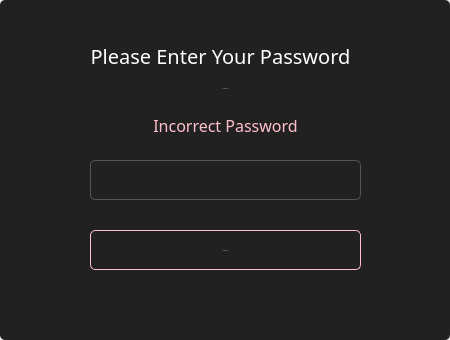
<?xml version="1.0" encoding="UTF-8"?>
<ui version="4.0">
 <class>PasswordDialog</class>
 <widget class="QDialog" name="PasswordDialog">
  <property name="geometry">
   <rect>
    <x>0</x>
    <y>0</y>
    <width>450</width>
    <height>340</height>
   </rect>
  </property>
  <property name="sizePolicy">
   <sizepolicy hsizetype="Preferred" vsizetype="Preferred">
    <horstretch>0</horstretch>
    <verstretch>0</verstretch>
   </sizepolicy>
  </property>
  <property name="minimumSize">
   <size>
    <width>450</width>
    <height>280</height>
   </size>
  </property>
  <property name="maximumSize">
   <size>
    <width>450</width>
    <height>350</height>
   </size>
  </property>
  <property name="font">
   <font>
    <family>Poppins</family>
    <pointsize>10</pointsize>
   </font>
  </property>
  <property name="windowTitle">
   <string>Enter password</string>
  </property>
  <property name="styleSheet">
   <string notr="true"/>
  </property>
  <layout class="QGridLayout" name="gridLayout">
   <property name="leftMargin">
    <number>0</number>
   </property>
   <property name="topMargin">
    <number>0</number>
   </property>
   <property name="rightMargin">
    <number>0</number>
   </property>
   <property name="bottomMargin">
    <number>0</number>
   </property>
   <item row="0" column="0">
    <widget class="QGroupBox" name="groupBox">
     <property name="minimumSize">
      <size>
       <width>450</width>
       <height>340</height>
      </size>
     </property>
     <property name="maximumSize">
      <size>
       <width>450</width>
       <height>340</height>
      </size>
     </property>
     <property name="autoFillBackground">
      <bool>false</bool>
     </property>
     <property name="styleSheet">
      <string notr="true">background-color: #212121; 
border-radius: 5px;
</string>
     </property>
     <property name="title">
      <string/>
     </property>
     <widget class="QLineEdit" name="m_passwordEdit">
      <property name="geometry">
       <rect>
        <x>90</x>
        <y>160</y>
        <width>271</width>
        <height>40</height>
       </rect>
      </property>
      <property name="sizePolicy">
       <sizepolicy hsizetype="Expanding" vsizetype="Fixed">
        <horstretch>0</horstretch>
        <verstretch>0</verstretch>
       </sizepolicy>
      </property>
      <property name="minimumSize">
       <size>
        <width>0</width>
        <height>25</height>
       </size>
      </property>
      <property name="font">
       <font>
        <family>Poppins</family>
        <pointsize>-1</pointsize>
       </font>
      </property>
      <property name="styleSheet">
       <string notr="true">padding: 3px; border: 1px solid #555; border-radius: 5px;   color: #aaa;</string>
      </property>
      <property name="text">
       <string/>
      </property>
      <property name="echoMode">
       <enum>QLineEdit::Password</enum>
      </property>
      <property name="alignment">
       <set>Qt::AlignCenter</set>
      </property>
     </widget>
     <widget class="QPushButton" name="m_okButton">
      <property name="enabled">
       <bool>true</bool>
      </property>
      <property name="geometry">
       <rect>
        <x>90</x>
        <y>230</y>
        <width>271</width>
        <height>40</height>
       </rect>
      </property>
      <property name="minimumSize">
       <size>
        <width>125</width>
        <height>25</height>
       </size>
      </property>
      <property name="font">
       <font>
        <family>Poppins</family>
        <pointsize>-1</pointsize>
       </font>
      </property>
      <property name="styleSheet">
       <string notr="true">QPushButton#m_okButton
{
    color: pink; ;
    border: 1px solid pink;
    
    border-radius: 5px; 
}

QPushButton#m_okButton:hover
{
    color:#FFD700;
    border: 1px solid pink;
    
    border-radius: 5px;
    
}</string>
      </property>
      <property name="text">
       <string>CONTINUE</string>
      </property>
      <property name="default">
       <bool>true</bool>
      </property>
     </widget>
     <widget class="QLabel" name="m_errorLabel">
      <property name="geometry">
       <rect>
        <x>40</x>
        <y>110</y>
        <width>371</width>
        <height>31</height>
       </rect>
      </property>
      <property name="minimumSize">
       <size>
        <width>122</width>
        <height>0</height>
       </size>
      </property>
      <property name="font">
       <font>
        <family>Poppins</family>
        <pointsize>-1</pointsize>
       </font>
      </property>
      <property name="styleSheet">
       <string notr="true">color: pink; font-size: 16px; border: none;</string>
      </property>
      <property name="text">
       <string>Incorrect Password</string>
      </property>
      <property name="alignment">
       <set>Qt::AlignCenter</set>
      </property>
     </widget>
     <widget class="QLabel" name="label_3">
      <property name="geometry">
       <rect>
        <x>30</x>
        <y>40</y>
        <width>381</width>
        <height>31</height>
       </rect>
      </property>
      <property name="font">
       <font>
        <family>Poppins</family>
        <pointsize>-1</pointsize>
       </font>
      </property>
      <property name="styleSheet">
       <string notr="true">color: #fff;
border-right: 0px;
font-size: 20px;</string>
      </property>
      <property name="text">
       <string>Please Enter Your Password</string>
      </property>
      <property name="alignment">
       <set>Qt::AlignCenter</set>
      </property>
     </widget>
     <widget class="QLabel" name="m_currentWalletTitle">
      <property name="geometry">
       <rect>
        <x>40</x>
        <y>76</y>
        <width>371</width>
        <height>26</height>
       </rect>
      </property>
      <property name="font">
       <font>
        <family>Roboto</family>
        <pointsize>-1</pointsize>
       </font>
      </property>
      <property name="styleSheet">
       <string notr="true">color: #aaa;
        border-right: 0px;
        
font-family: 'Roboto'; border: 0px;</string>
      </property>
      <property name="text">
       <string>currentWallet</string>
      </property>
      <property name="alignment">
       <set>Qt::AlignCenter</set>
      </property>
     </widget>
    </widget>
   </item>
  </layout>
 </widget>
 <resources/>
 <connections>
  <connection>
   <sender>m_okButton</sender>
   <signal>clicked()</signal>
   <receiver>PasswordDialog</receiver>
   <slot>accept()</slot>
   <hints>
    <hint type="sourcelabel">
     <x>142</x>
     <y>100</y>
    </hint>
    <hint type="destinationlabel">
     <x>158</x>
     <y>68</y>
    </hint>
   </hints>
  </connection>
 </connections>
</ui>
